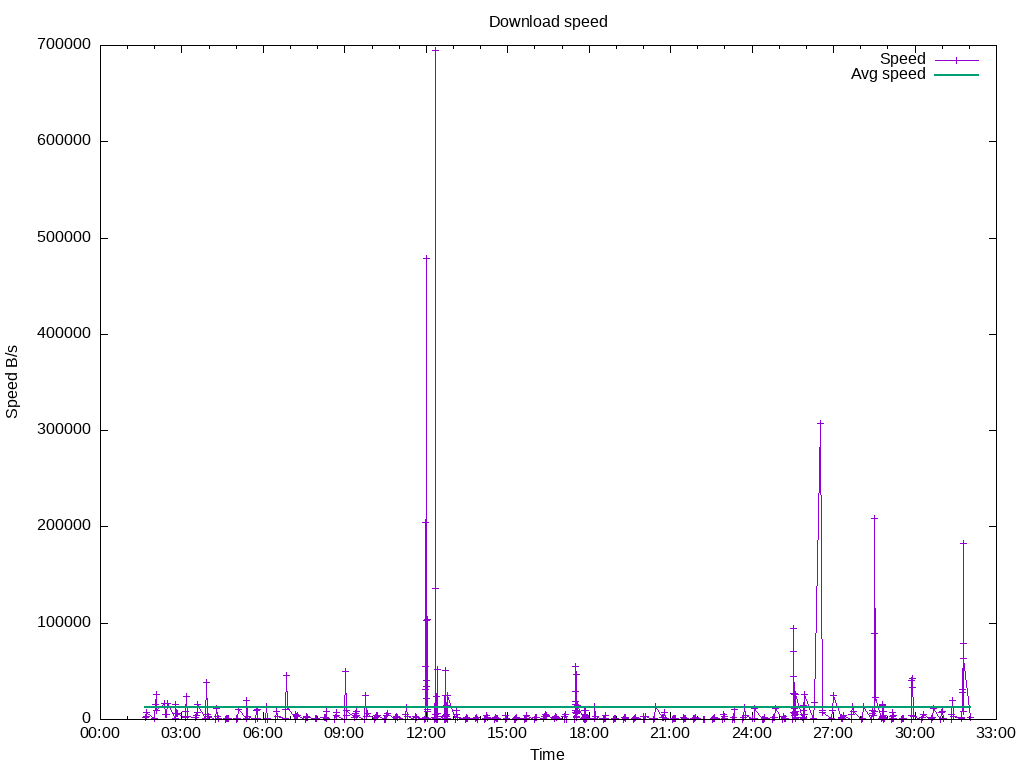

Source code (gnuplot):
set term png size 1024,768
set output "speed-vs-time.png"

stats "gha-nk/speed.dat" using 1:3 nooutput 

set timefmt "%Y-%m-%dT%H:%M:%S"
set xdata time
set title "Download speed"
set xlabel "Time"
set ylabel "Speed B/s"

plot "gha-nk/speed.dat" using 1:3 w lp lt 1 t 'Speed', \
    '' u 1:(STATS_mean_y) w l lt 2 lw 2 t 'Avg speed'
